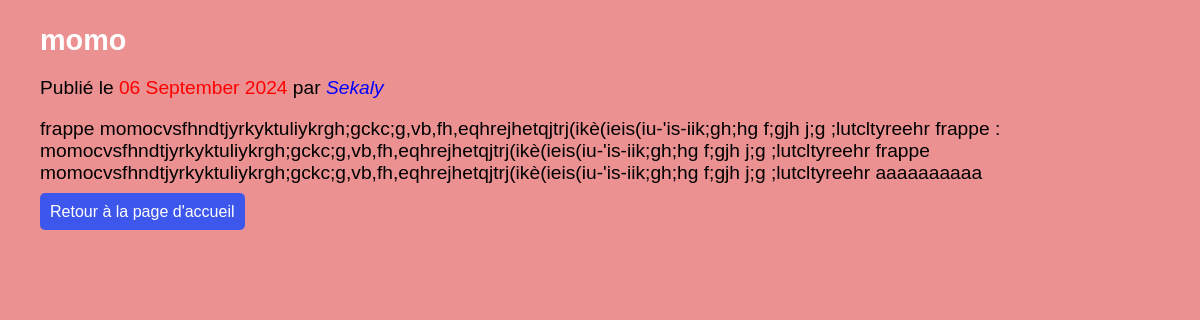
Screenshot of /post/2 with the database file from the repository.
### app.py (models this page shows)
class Post(db.Model):
    id = db.Column(db.Integer, primary_key=True)  # Clé primaire
    title = db.Column(db.String(200), nullable=False)  # Titre de l'article
    content = db.Column(db.Text, nullable=False)  # Contenu de l'article
    date_posted = db.Column(db.DateTime, default=datetime.utcnow)  # Date de publication****
    author_id = db.Column(db.Integer, db.ForeignKey('user.id'), nullable=False)  # Clé étrangère pour l'auteur
    author = db.relationship('User', backref=db.backref('posts', lazy=True))  # Relation avec le modèle User

class User(db.Model):
    id = db.Column(db.Integer, primary_key=True)  # Clé primaire
    username = db.Column(db.String(150), unique=True, nullable=False)  # Nom d'utilisateur unique
    email = db.Column(db.String(150), unique=True, nullable=False)  # Adresse e-mail unique
    password = db.Column(db.String(150), nullable=False)  # Mot de passe haché

### app.py (the view)
@app.route('/post/<int:post_id>')
def post(post_id):
    post = Post.query.get_or_404(post_id)  # Récupération de l'article par ID ou erreur 404 si non trouvé
    return render_template('post.html', post=post)  # Rendu du template avec l'article

### templates/post.html (shortened to what this page needs)
<!DOCTYPE html>
<html lang="en">
<head>
    <link rel="stylesheet" href="../static/post.css">
</head>
<body>
    <article class="Sekou">
        <h1>{{ post.title }}</h1>
        <p>Publié le <span>{{ post.date_posted.strftime('%d %B %Y') }}</span> par <em>{{ post.author.username }}</em></p>
        <p>{{ post.content }}</p>
        <a href="{{ url_for('index') }}">Retour à la page d'accueil</a>
    </article>
</body>
</html>

### static/post.css (style rules this page uses)
body { font-family: Arial, sans-serif; background-color: rgb(236, 145, 145); margin: 0; padding: 0; }
em { color: blue; height: inherit; }
span { color: red; }
p { color: black; font-size: 1.2em; }
.Sekou { margin-left: 40px; }
h1 { margin-bottom: 20px; color: white ; font-size: 1.8em; }
a { padding: 10px; background-color: rgb(61, 87, 236); color: #fff; border: none; border-radius: 5px; cursor: pointer; font-size: 1em; text-decoration: none; }

### rows the page displays
Post: title "momo", date_posted "06 September 2024", content "frappe momocvsfhndtjyrkyktuliykrgh;gckc;g,vb,fh,eqhrejhetqjtrj(ikè(ieis(iu-'is-iik;gh;hg f;gjh j;g ;lutcltyreehr frappe : momocvsfhndtjyrkyktuliykrgh;gckc;g,vb,fh,eqhrejhetqjtrj(ikè(ieis(iu-'is-iik;gh;hg f;gjh j;g ;lutcltyreehr frappe momocvsfhndtjyrkyktuliykrgh;gckc;g,vb,fh,eqhrejhetqjtrj(ikè(ieis(iu-'is-iik;gh;hg f;gjh j;g ;lutcltyreehr aaaaaaaaaa"
User: author.username "Sekaly"
